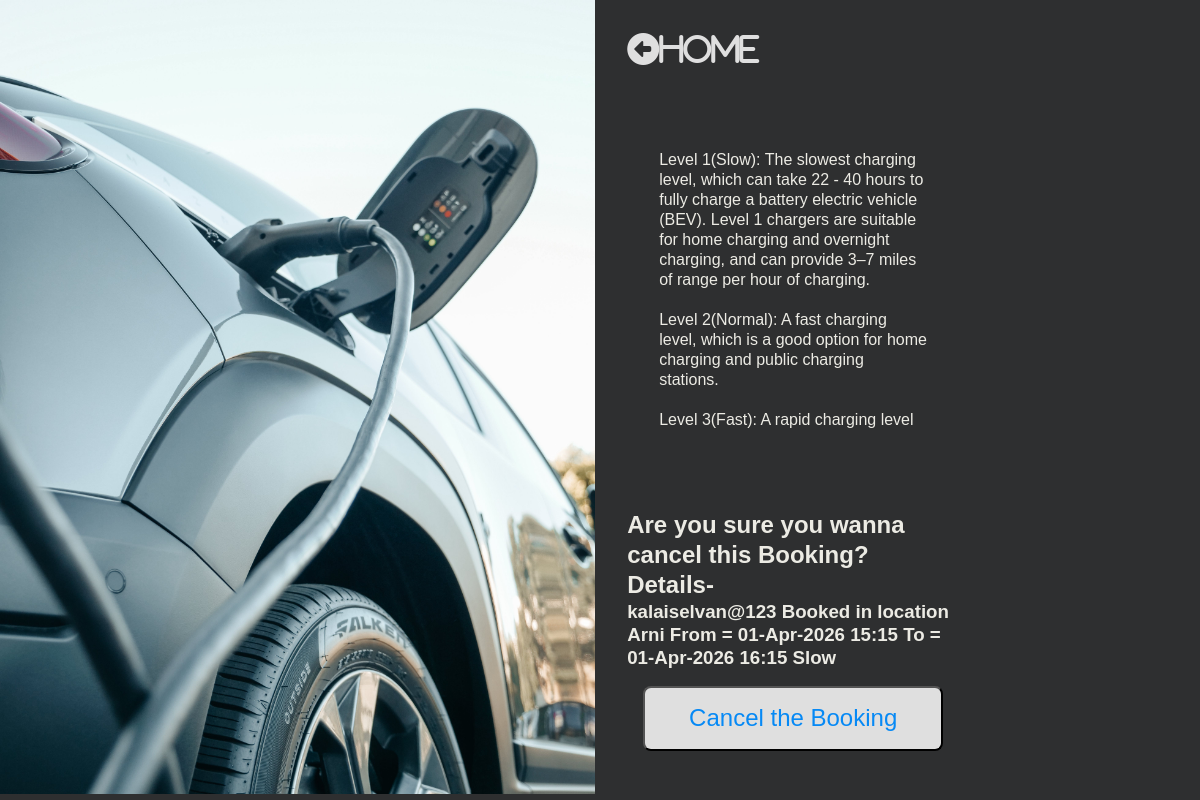
The page /booking/cancel/26/ on the database its author committed.
### book/models.py (models this page shows, shortened)
class Booking(models.Model):
    user = models.ForeignKey(settings.AUTH_USER_MODEL, on_delete=models.CASCADE)
    reserve = models.ForeignKey(reservation, on_delete=models.CASCADE)
    location = models.CharField(max_length=255, null=True)
    check_in = models.DateTimeField()
    check_out = models.DateTimeField()
    def __str__(self):
        return f"{self.user} Booked in location {self.location} " \
               f"From = {self.check_in.strftime('%d-%b-%Y %H:%M')} To = {self.check_out.strftime('%d-%b-%Y %H:%M')}"
    def get_reserve_category(self):
        reserve_categories = dict(self.reserve.RESERVATION_CATEGORIES)
        reserve_category = reserve_categories.get(self.reserve.category)
        return reserve_category

class reservation(models.Model):
    RESERVATION_CATEGORIES = (
        ("Level_1", "Slow"),
        ("Level_2", "Normal"),
        ("Level_3", "Fast"),
    )
    Choices = (
        ("1","started"),
        ("2","stoped")
    )
    charging_Port_number = models.IntegerField()
    charging_Port_number_2 = models.IntegerField()
    category = models.CharField(max_length=11, choices=RESERVATION_CATEGORIES)
    category_2 = models.CharField(max_length=5, choices=Choices)

### book/views.py (the view, shortened to what this page needs)
# urls.py: path('booking/cancel/<int:pk>/', CancelBookingView.as_view(), name='CancelBookingView'),
class CancelBookingView(DeleteView):
    model = Booking
    template_name = 'bookings/booking_cancel_view.html'
    success_url = reverse_lazy('book:Booking_list')
    def get_object(self, queryset=None):
        try:
            return super().get_object(queryset)
        except Booking.DoesNotExist:
            raise Http404("Booking does not exist")

### book/templates/bookings/booking_cancel_view.html (shortened to what this page needs)
{% load static %}
<!DOCTYPE html>
<html lang="en">
<head>
    <link rel="stylesheet" href="{% static 'css/reserve_detail_view.css' %}">
</head>
<body>
    <div class="content">
        <div class="image">
            <img
            src="/static/images/car.jpeg">
        </div>
        <div class="room">
            <div class="home">
                <a href="{% url 'book:Reserve_list' %}"><i class="fas fa-arrow-alt-circle-left">Home</i></a>
            </div>
            <div class="room-info">
                <p>Level 1(Slow): The slowest charging level, which can take 22 - 40 hours to fully charge a battery electric vehicle (BEV). Level 1 chargers are suitable for home charging and overnight charging, and can provide 3–7 miles of range per hour of charging.<br><br>
                    Level 2(Normal): A fast charging level, which is a good option for home charging and public charging stations.<br><br>
                    Level 3(Fast): A rapid charging level</p>
            </div>
            <form id="booking-form" action="{% url 'book:CancelBookingView' pk=booking.pk %}" method="POST">
                <h2>Are you sure you wanna cancel this Booking? Details-</h2>
                <h3>{{booking}} {{booking.get_reserve_category}} </h3>
                <div class="input-div">
                    <button type="submit">Cancel the Booking</button>
                </div>
            </form>
        </div>
    </div>
</body>
</html>

### static/css/reserve_detail_view.css (style rules this page uses)
* { padding:0; margin:0; box-sizing: border-box; }
body { background-color: rgb(46, 47, 48); color: rgb(236, 235, 228); font-family: sans-serif; line-height: 1.25; height: 100vh; }
.content { display: flex; flex-direction: row; flex-wrap: wrap; width:100%; justify-content: left; }
.image { flex: 0.2; }
.room { flex:0.5; margin: 2rem; display:flex; text-align: left; align-items: start; flex-direction: column; }
.home { flex: 0.2; }
.home a { color: #dfdfdf; text-decoration: none; font-size: 30px; }
.room-info { flex: 0.4; margin: 5rem 2rem; }
form { display: flex; flex: 0.4 1 auto; flex-direction: column; }
.image img { flex:1; max-height: 99.2vh; }
i { color:#dfdfdf; font-size: 2rem; }
.input-div { flex: 1 1 auto; margin:1rem; display: flex; flex-direction: column; justify-content: space-between; }
input, button { flex:1; width:300px; border-radius: 0.5rem; line-height: 1.5; font-size: 1.5rem; color: #555; }
button { background-color: #dfdfdf; color:rgb(6, 137, 245); outline:none; }

### rows shown on the page
Booking: user+location+check_in "kalaiselvan@123 Booked in location Arni From = 01-Apr-2026 15:15 To = 01-Apr-2026 16:15", get_reserve_category "Slow"
